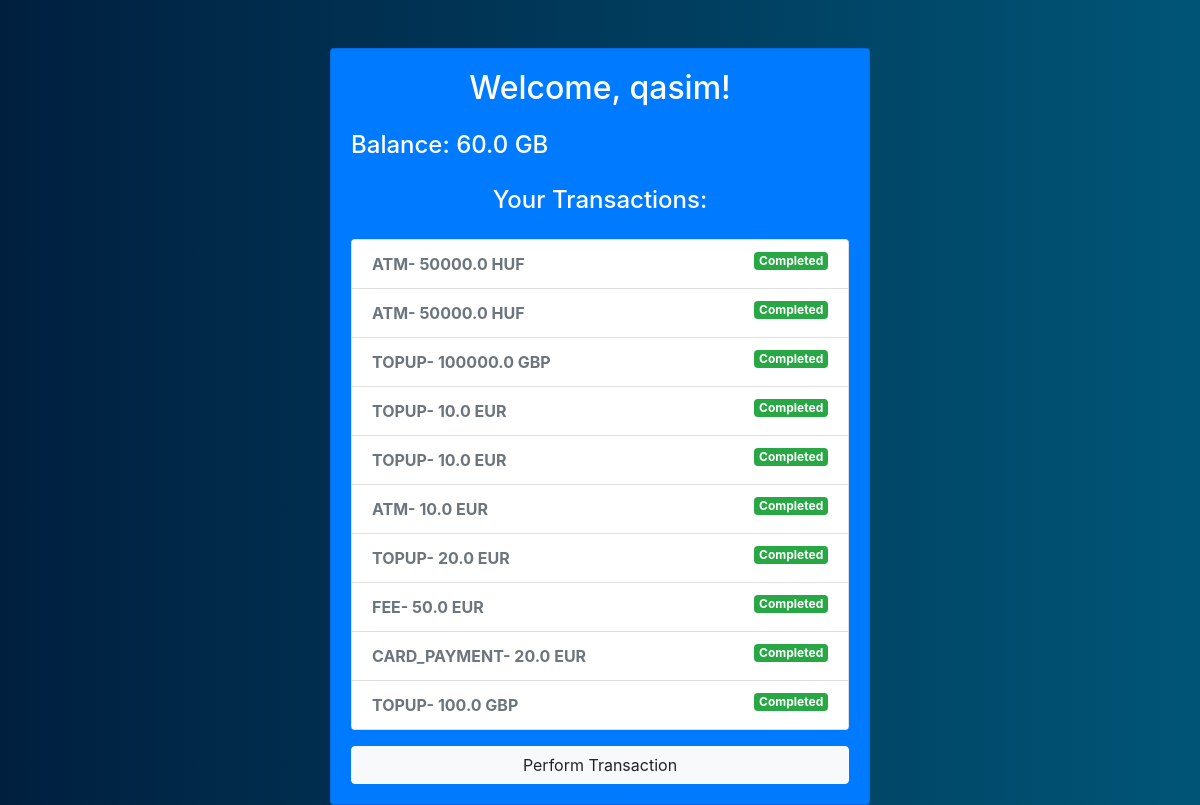
Screenshot of / (signed in) with the database file from the repository.
### app.py (models this page shows)
class User(db.Model):
    id = db.Column(db.Integer, primary_key=True)
    username = db.Column(db.String(80), unique=True, nullable=False)
    password = db.Column(db.String(80), nullable=False)
    created_date = db.Column(db.DateTime, default=datetime.utcnow)
    country = db.Column(db.String(2), nullable=False)
    birth_day = db.Column(db.Date, nullable=False)
    is_locked = db.Column(db.Boolean, default=False)
    money_in_no = db.Column(db.Float, default=0)
    money_out_no = db.Column(db.Float, default=0)
    money_in_gbp = db.Column(db.Float, default=0)
    money_out_gbp = db.Column(db.Float, default=0)
    money_in_day_no = db.Column(db.Float, default=0)
    money_out_day_no = db.Column(db.Float, default=0)
    money_in_sum = db.Column(db.Float, default=0)
    money_out_sum = db.Column(db.Float, default=0)
    money_in_day_sum = db.Column(db.Float, default=0)
    money_out_day_sum = db.Column(db.Float, default=0)
    balance_no = db.Column(db.Float, default=0)
    balance_day_no = db.Column(db.Float, default=0)
    balance_sum = db.Column(db.Float, default=0)
    balance_day_sum = db.Column(db.Float, default=0)
    balance = db.Column(db.Float, default=0)
    transactions = db.relationship('Transaction', backref='user', lazy=True)

class Transaction(db.Model):
    id = db.Column(db.Integer, primary_key=True)
    type = db.Column(db.String(20), nullable=False)
    state = db.Column(db.String(20), nullable=False)
    created_date = db.Column(db.DateTime, default=db.func.current_timestamp())
    user_id = db.Column(db.Integer, db.ForeignKey('user.id'), nullable=False)
    amount_gb = db.Column(db.Float, nullable=False)
    currency = db.Column(db.String(10))

### app.py (the view)
@app.route('/')
def home():
    if 'username' in session:
        user = User.query.filter_by(username=session['username']).first()
        if user.is_locked:
            session.pop('username', None)  # Clear session on sign-out
            return redirect(url_for('signin'))
        received_amount = db.session.query(func.sum(Transaction.amount_gb)).filter_by(user_id=user.id, type='TOPUP', state='COMPLETED').scalar() or 0.0
        spent_amount = db.session.query(func.sum(Transaction.amount_gb)).filter_by(user_id=user.id, state='COMPLETED').\
            filter(or_(Transaction.type == 'CARD_PAYMENT', Transaction.type == 'TRANSFER', Transaction.type == 'ATM', Transaction.type == 'FEE')).\
            scalar() or 0.0
        balance = received_amount - spent_amount
        transactions = Transaction.query.filter_by(user_id=user.id).order_by(Transaction.created_date.desc()).all()
        return render_template('home.html', user=user, transactions=transactions, balance=balance, received_amount=received_amount, spent_amount=spent_amount)
    else:
        return redirect(url_for('signin'))

### templates/home.html (shortened to what this page needs)
{% extends 'base.html' %}
{% block content %}
<div class="row justify-content-center">
    <div class="col-md-6">
        <div class="card bg-primary text-white">
            <div class="card-body">
                <h2 class="card-title text-center mb-4">Welcome, {{ user.username }}!</h2>
                <h4 class="mt-4">Balance: {{ balance }} GB</h4>
                <br>
                <h4 class="card-subtitle text-center mb-4">Your Transactions:</h4>
                <ul class="list-group">
                    {% for transaction in transactions %}
                        <li class="list-group-item">
                            <strong>{{ transaction.type }}- {{ transaction.amount_gb }} {{ transaction.currency }}</strong>
                            {% if transaction.state == 'COMPLETED' %}
                                <span class="badge badge-success float-right">Completed</span>
                            {% elif transaction.state == 'REVERTED' %}
                                <span class="badge badge-warning float-right">Reverted</span>
                            {% elif transaction.state == 'FAILED' %}
                                <span class="badge badge-danger float-right">Failed</span>
                            {% elif transaction.state == 'DECLINED' %}
                                <span class="badge badge-secondary float-right">Declined</span>
                            {% endif %}
                        </li>
                    {% endfor %}
                </ul>
                <div class="text-center mt-3">
                    <a href="{{ url_for('perform_transaction') }}" class="btn btn-light btn-block">Perform Transaction</a>
                </div>
            </div>
        </div>
    </div>
</div>
{% endblock %}

### templates/base.html (shortened to what this page needs)
<!DOCTYPE html>
<html lang="en">
<head>
    <link rel="stylesheet" href="https://stackpath.bootstrapcdn.com/bootstrap/4.3.1/css/bootstrap.min.css">
</head>
<body>
    <div class="container mt-5">
        {% block content %}{% endblock %}
    </div>
</body>
</html>

### templates/base.html (style rules this page uses)
body { background: linear-gradient(to right, #001f3f, #005577); color: #ffffff; }
label, strong { color: #6c757d; }

### rows the page displays
User: username "qasim"
Transaction: state "Completed"
Transaction: state "Completed"
Transaction: state "Completed"
Transaction: state "Completed"
Transaction: state "Completed"
Transaction: state "Completed"
Transaction: state "Completed"
Transaction: state "Completed"
Transaction: state "Completed"
Transaction: state "Completed"

### other values shown
{{ balance }} "60.0"
